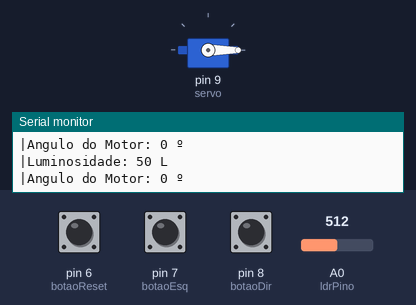
Bench run of a sketch on a simulated Arduino Uno, built with avr-gcc and run on an emulated ATmega328P. On the bench: servo, the last lines printed to the serial monitor. The test bench sets the inputs (shaded band); at power-on: A0 (ldrPino) = 512, pin 6 (botaoReset) HIGH, pin 8 (botaoDir) HIGH, pin 7 (botaoEsq) HIGH.

Above: at 1.2 s.
1.3 s: A0 (ldrPino) set to 538
At 3.43 s:
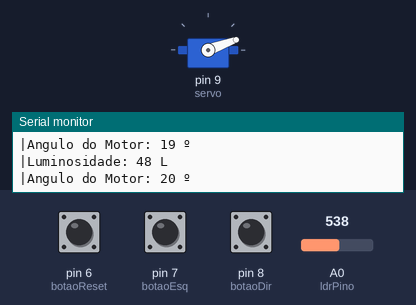
4.3 s: pin 6 (botaoReset) pulled LOW for 0.15 s
7.4 s: A0 (ldrPino) set to 511
8.9 s: A0 (ldrPino) set to 716
At 10.59 s:
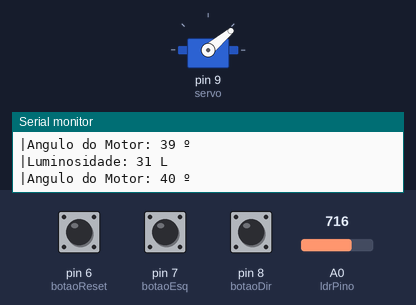
11.9 s: A0 (ldrPino) set to 306
At 11.9 s:
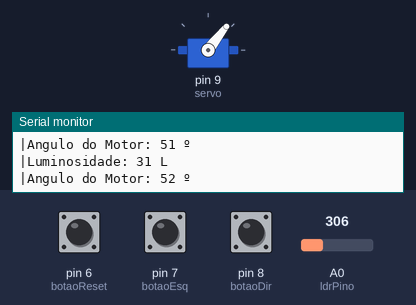
13.4 s: pin 8 (botaoDir) pulled LOW for 3.2 s
At 17.2 s:
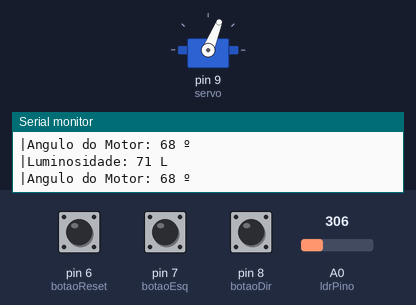
Timing chart, 0 to 18.7 s (numbered marks = the images above; inputs shaded):
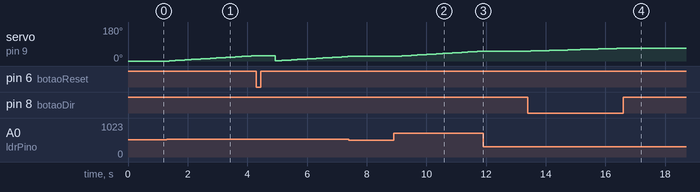

The sketch:

move_placa_servo.ino
```cpp
#include<Servo.h>

int luminosidade = 0;
int ldrPino = A0;
int botaoEsq = 7;
int botaoDir = 8;
int botaoReset = 6;
int anguloMotor = 0;

Servo servo; //instancia do objeto da classe Servo

//prototipos de função
void leBotaoEsq();
void leBotaoDir();
void leBotaoReset();
void imprimeDados();

void setup() {
  Serial.begin(115200);
  pinMode(botaoEsq, INPUT_PULLUP);
  pinMode(botaoDir, INPUT_PULLUP);
  pinMode(botaoReset, INPUT_PULLUP);
  servo.attach(9);
}

void loop() {
  luminosidade = analogRead(ldrPino);
  leBotaoEsq();
  leBotaoDir();
  leBotaoReset();
  if(isnan(luminosidade)){
    Serial.println("Leitura falhou!");
  }else{
    luminosidade = map(luminosidade, 0, 1023, 100, 0);
  }
  if(luminosidade < 50){
    anguloMotor += 1;
    if(anguloMotor > 179){
      anguloMotor = 179;
    }
  }
    servo.write(anguloMotor);
    delay(5);

  imprimeDados();
}

void leBotaoEsq(){
  if(digitalRead(botaoEsq) == LOW){
    delay(100);
    if(digitalRead(botaoEsq) == LOW){
      anguloMotor -= 1;
      if(anguloMotor < 0){
        anguloMotor = 0;
      }
    }
  }
}

void leBotaoDir(){
  if(digitalRead(botaoDir) == LOW){
    delay(100);
    if(digitalRead(botaoDir) == LOW){
      anguloMotor += 1;
      if(anguloMotor > 179){
        anguloMotor = 179;
      }
    }
  }
}

void leBotaoReset(){
  if(digitalRead(botaoReset) == LOW){
    delay(100);
    if(digitalRead(botaoReset) == LOW){
      anguloMotor = 0;
      Serial.print("Botão Vermelho: ");Serial.println(anguloMotor);
      delay(500);
    }
  }
}

void imprimeDados(){
  Serial.print("|Luminosidade: ");Serial.print((String)luminosidade);Serial.println(" L");
  Serial.print("|Angulo do Motor: ");Serial.print((String)anguloMotor);Serial.println(" º");
  delay(100);
}
```

Measured:
- the behaviour switches between 521 and 522 on A0 (ldrPino) (found by bisection; images 0 and 1)
- after the input at 1.3 s, servo on pin 9 (servo): moves from 0° to 28° over 2.9 s, starting after 0.08 s
- after the input at 7.4 s, servo on pin 9 (servo): stays 24° (without the input it goes to 25° after 0.08 s)
- after the input at 8.9 s, servo on pin 9 (servo): moves from 24° to 52° over 2.9 s, starting after 0.06 s
- after the input at 11.9 s, servo on pin 9 (servo): stays 52° (without the input it goes to 53° after 0.02 s)
- after the input at 13.4 s, servo on pin 9 (servo): moves from 52° to 68° over 3.1 s, starting after 0.10 s
